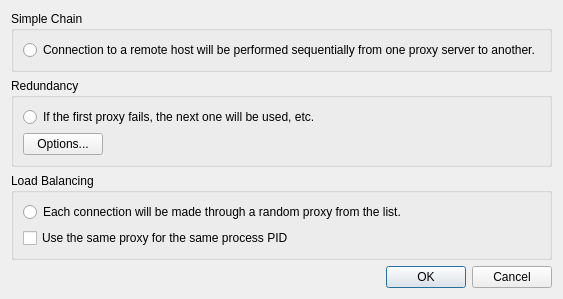
<?xml version="1.0" encoding="UTF-8"?>
<ui version="4.0">
 <class>ChainTypeDialog</class>
 <widget class="QDialog" name="ChainTypeDialog">
  <property name="windowTitle">
   <string>Chain Type</string>
  </property>
  <layout class="QVBoxLayout" name="mainLayout">
   <item>
    <widget class="QGroupBox" name="simpleGroup">
     <property name="title">
      <string>Simple Chain</string>
     </property>
     <layout class="QVBoxLayout" name="simpleLayout">
      <item>
       <widget class="QRadioButton" name="simpleRadio">
        <property name="text">
         <string>Connection to a remote host will be performed sequentially from one proxy server to another.</string>
        </property>
        <attribute name="buttonGroup">
         <string notr="true">chainTypeGroup</string>
        </attribute>
       </widget>
      </item>
     </layout>
    </widget>
   </item>
   <item>
    <widget class="QGroupBox" name="redundancyGroup">
     <property name="title">
      <string>Redundancy</string>
     </property>
     <layout class="QVBoxLayout" name="redundancyLayout">
      <item>
       <widget class="QRadioButton" name="redundancyRadio">
        <property name="text">
         <string>If the first proxy fails, the next one will be used, etc.</string>
        </property>
        <attribute name="buttonGroup">
         <string notr="true">chainTypeGroup</string>
        </attribute>
       </widget>
      </item>
      <item>
       <layout class="QHBoxLayout" name="optionsRow">
        <item>
         <widget class="QPushButton" name="optionsButton">
          <property name="text">
           <string>Options...</string>
          </property>
         </widget>
        </item>
        <item>
         <spacer name="optionsSpacer">
          <property name="orientation">
           <enum>Qt::Horizontal</enum>
          </property>
          <property name="sizeHint" stdset="0">
           <size>
            <width>40</width>
            <height>20</height>
           </size>
          </property>
         </spacer>
        </item>
       </layout>
      </item>
     </layout>
    </widget>
   </item>
   <item>
    <widget class="QGroupBox" name="balanceGroup">
     <property name="title">
      <string>Load Balancing</string>
     </property>
     <layout class="QVBoxLayout" name="balanceLayout">
      <item>
       <widget class="QRadioButton" name="balanceRadio">
        <property name="text">
         <string>Each connection will be made through a random proxy from the list.</string>
        </property>
        <attribute name="buttonGroup">
         <string notr="true">chainTypeGroup</string>
        </attribute>
       </widget>
      </item>
      <item>
       <widget class="QCheckBox" name="samePidCheck">
        <property name="text">
         <string>Use the same proxy for the same process PID</string>
        </property>
       </widget>
      </item>
     </layout>
    </widget>
   </item>
   <item>
    <widget class="QDialogButtonBox" name="buttonBox">
     <property name="orientation">
      <enum>Qt::Horizontal</enum>
     </property>
     <property name="standardButtons">
      <set>QDialogButtonBox::Cancel|QDialogButtonBox::Ok</set>
     </property>
    </widget>
   </item>
  </layout>
 </widget>
 <resources/>
 <connections>
  <connection>
   <sender>buttonBox</sender>
   <signal>accepted()</signal>
   <receiver>ChainTypeDialog</receiver>
   <slot>accept()</slot>
  </connection>
  <connection>
   <sender>buttonBox</sender>
   <signal>rejected()</signal>
   <receiver>ChainTypeDialog</receiver>
   <slot>reject()</slot>
  </connection>
 </connections>
 <buttongroups>
  <buttongroup name="chainTypeGroup"/>
 </buttongroups>
</ui>
